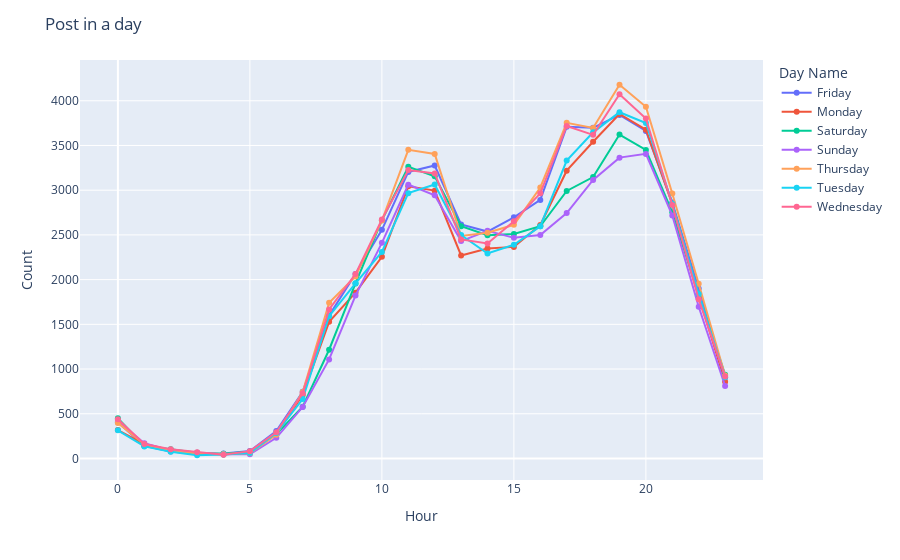

The cell this chart's notebook holds for it:
### Code cell
source = df1[['Day Name','Hour','Count']]
df_Sun = source[source['Day Name'] == 'Sunday']
df_Mon = source[source['Day Name'] == 'Monday']
df_Tue = source[source['Day Name'] == 'Tuesday']
df_Wed = source[source['Day Name'] == 'Wednesday']
df_Thu = source[source['Day Name'] == 'Thursday']
df_Fri = source[source['Day Name'] == 'Friday']
df_Sat = source[source['Day Name'] == 'Saturday']


grouped_multiple = source.groupby(['Day Name', 'Hour']).count()
grouped_multiple.reset_index(inplace=True)

import plotly.express as px

grouped_multiple
fig = px.line(grouped_multiple, x='Hour', y='Count', color='Day Name', markers=True)
fig.update_layout(title='Post in a day')
fig.show()

### Figure 1 — Plotly figure (JSON) as saved in the notebook; plotly's stock layout.template omitted (floating-point values rounded to 4 significant figures)
{"data": [{"hovertemplate": "Day Name=Friday<br>Hour=%{x}<br>Count=%{y}<extra></extra>", "legendgroup": "Friday", "line": {"color": "#636efa", "dash": "solid"}, "marker": {"symbol": "circle"}, "mode": "markers+lines", "name": "Friday", "orientation": "v", "showlegend": true, "type": "scatter", "x": [0, 1, 2, 3, 4, 5, 6, 7, 8, 9, 10, 11, 12, 13, 14, 15, 16, 17, 18, 19, 20, 21, 22, 23], "xaxis": "x", "y": [405, 141, 77, 54, 56, 83, 306, 746, 1600, 2063, 2557, 3204, 3276, 2616, 2537, 2697, 2891, 3708, 3697, 3842, 3663, 2862, 1901, 906], "yaxis": "y"}, {"hovertemplate": "Day Name=Monday<br>Hour=%{x}<br>Count=%{y}<extra></extra>", "legendgroup": "Monday", "line": {"color": "#EF553B", "dash": "solid"}, "marker": {"symbol": "circle"}, "mode": "markers+lines", "name": "Monday", "orientation": "v", "showlegend": true, "type": "scatter", "x": [0, 1, 2, 3, 4, 5, 6, 7, 8, 9, 10, 11, 12, 13, 14, 15, 16, 17, 18, 19, 20, 21, 22, 23], "xaxis": "x", "y": [317, 161, 92, 52, 45, 66, 278, 709, 1528, 1854, 2255, 3043, 2995, 2270, 2348, 2366, 2610, 3218, 3542, 3852, 3677, 2845, 1817, 857], "yaxis": "y"}, {"hovertemplate": "Day Name=Saturday<br>Hour=%{x}<br>Count=%{y}<extra></extra>", "legendgroup": "Saturday", "line": {"color": "#00cc96", "dash": "solid"}, "marker": {"symbol": "circle"}, "mode": "markers+lines", "name": "Saturday", "orientation": "v", "showlegend": true, "type": "scatter", "x": [0, 1, 2, 3, 4, 5, 6, 7, 8, 9, 10, 11, 12, 13, 14, 15, 16, 17, 18, 19, 20, 21, 22, 23], "xaxis": "x", "y": [451, 141, 103, 65, 54, 74, 271, 578, 1216, 1957, 2663, 3262, 3155, 2597, 2496, 2511, 2597, 2991, 3147, 3622, 3450, 2753, 1820, 937], "yaxis": "y"}, {"hovertemplate": "Day Name=Sunday<br>Hour=%{x}<br>Count=%{y}<extra></extra>", "legendgroup": "Sunday", "line": {"color": "#ab63fa", "dash": "solid"}, "marker": {"symbol": "circle"}, "mode": "markers+lines", "name": "Sunday", "orientation": "v", "showlegend": true, "type": "scatter", "x": [0, 1, 2, 3, 4, 5, 6, 7, 8, 9, 10, 11, 12, 13, 14, 15, 16, 17, 18, 19, 20, 21, 22, 23], "xaxis": "x", "y": [418, 170, 90, 64, 47, 47, 231, 575, 1108, 1821, 2411, 3062, 2943, 2431, 2547, 2467, 2499, 2744, 3114, 3364, 3406, 2718, 1697, 811], "yaxis": "y"}, {"hovertemplate": "Day Name=Thursday<br>Hour=%{x}<br>Count=%{y}<extra></extra>", "legendgroup": "Thursday", "line": {"color": "#FFA15A", "dash": "solid"}, "marker": {"symbol": "circle"}, "mode": "markers+lines", "name": "Thursday", "orientation": "v", "showlegend": true, "type": "scatter", "x": [0, 1, 2, 3, 4, 5, 6, 7, 8, 9, 10, 11, 12, 13, 14, 15, 16, 17, 18, 19, 20, 21, 22, 23], "xaxis": "x", "y": [398, 157, 83, 56, 51, 59, 264, 743, 1741, 2035, 2660, 3451, 3405, 2489, 2525, 2613, 3030, 3753, 3696, 4179, 3933, 2962, 1954, 928], "yaxis": "y"}, {"hovertemplate": "Day Name=Tuesday<br>Hour=%{x}<br>Count=%{y}<extra></extra>", "legendgroup": "Tuesday", "line": {"color": "#19d3f3", "dash": "solid"}, "marker": {"symbol": "circle"}, "mode": "markers+lines", "name": "Tuesday", "orientation": "v", "showlegend": true, "type": "scatter", "x": [0, 1, 2, 3, 4, 5, 6, 7, 8, 9, 10, 11, 12, 13, 14, 15, 16, 17, 18, 19, 20, 21, 22, 23], "xaxis": "x", "y": [315, 135, 74, 36, 45, 60, 285, 665, 1591, 1958, 2310, 2967, 3064, 2499, 2292, 2390, 2597, 3331, 3647, 3872, 3751, 2849, 1840, 908], "yaxis": "y"}, {"hovertemplate": "Day Name=Wednesday<br>Hour=%{x}<br>Count=%{y}<extra></extra>", "legendgroup": "Wednesday", "line": {"color": "#FF6692", "dash": "solid"}, "marker": {"symbol": "circle"}, "mode": "markers+lines", "name": "Wednesday", "orientation": "v", "showlegend": true, "type": "scatter", "x": [0, 1, 2, 3, 4, 5, 6, 7, 8, 9, 10, 11, 12, 13, 14, 15, 16, 17, 18, 19, 20, 21, 22, 23], "xaxis": "x", "y": [439, 161, 102, 69, 41, 82, 293, 728, 1667, 2062, 2672, 3225, 3187, 2449, 2404, 2653, 2965, 3718, 3619, 4073, 3802, 2834, 1780, 916], "yaxis": "y"}], "layout": {"legend": {"title": {"text": "Day Name"}, "tracegroupgap": 0}, "margin": {"t": 60}, "title": {"text": "Post in a day"}, "xaxis": {"anchor": "y", "domain": [0, 1], "title": {"text": "Hour"}}, "yaxis": {"anchor": "x", "domain": [0, 1], "title": {"text": "Count"}}}}
